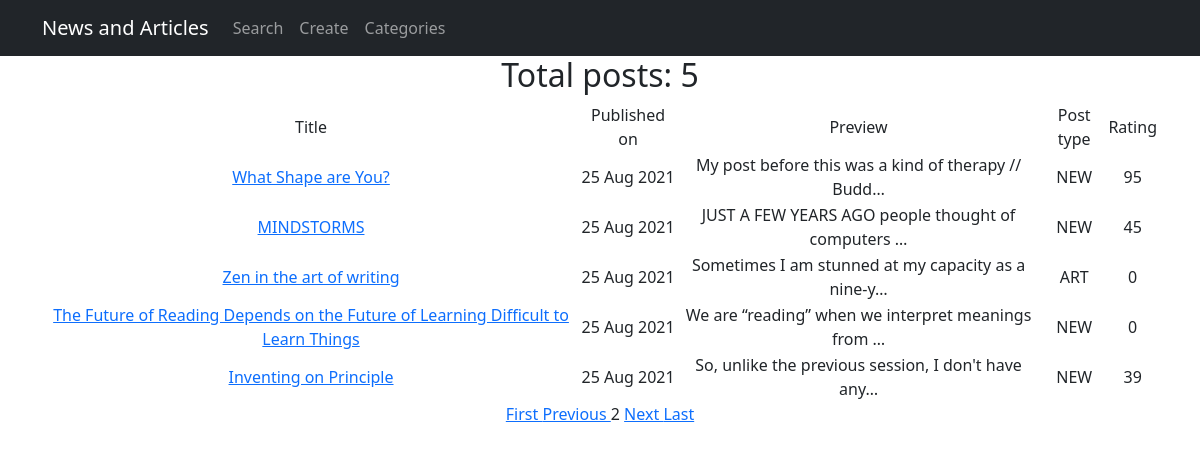
Screenshot of /news/?page=2 with the database file from the repository.
### news/models.py (models this page shows, shortened)
class Post(models.Model):
    author = models.ForeignKey(Author, on_delete=models.CASCADE)
    NEWS = 'NEW'
    ARTICLE = 'ART'
    CATEGORY_CHOICES = [(NEWS, 'NEWS'), (ARTICLE, 'ARTICLE'), ]
    categoryType = models.CharField(max_length=3, choices=CATEGORY_CHOICES, default=NEWS)
    dateCreated = models.DateTimeField(auto_now_add=True)
    postCategory = models.ManyToManyField(Category, through='PostCategory')
    title = models.CharField(max_length=128)
    text = models.TextField()
    rating = models.SmallIntegerField(default=0)
    def get_absolute_url(self):
        return f'/news/{self.id}'

### news/views.py (the view)
# urls.py: path('', PostListView.as_view()),
class PostListView(ListView):
    model = Post
    template_name = 'post_list.html'
    context_object_name = 'news'
    queryset = Post.objects.order_by('-id')
    paginate_by = 5
    def get_context_data(self, **kwargs):
        context = super().get_context_data(**kwargs)
        context['time_created'] = datetime.utcnow()
        return context

### news/templatetags/custom_filters.py (called while the page is built)
@register.filter(name='censor')
def censor(value):
    for word in censor_list:
        value = value.replace(word, replacement_word)
    return value

### templates/post_list.html (shortened to what this page needs)
{% extends 'flatpages/default.html' %}
{% load custom_filters %}
{% block content %}
    {% if news %}
<h2>Total posts: {{news|length}}</h2>
<table>
            <tr>
                <td>
                    Title
                </td>
                <td>
                    Published on
                </td>
                <td>
                    Preview
                </td>
                <td>
                    Post type
                </td>
                <td>
                    Rating
            </tr>
        {% for news in news %}
            <tr>
                <td>
                   <a href="{{ news.get_absolute_url }}"> {{ news.title|censor }} </a>
                </td>
                <td>
                    {{ news.dateCreated|date:'d M Y' }}
                </td>
                <td>
                    {{ news.text|truncatechars:50|censor }}
                </td>
                 <td>
                    {{ news.categoryType }}
                </td>
                <td>
                    {{ news.rating }}
                </td>
            </tr>
        {% endfor %}
        </table>
    {% else %}
        <h2> No news today :( </h2>
    {% endif %}
{% if is_paginated %}
    {% if page_obj.has_previous %}
        <a href="?page=1">    First    </a>
        <a a href="?page={{page_obj.previous_page_number}}">    Previous    </a>
    {% endif %}
    {% for num in page_obj.paginator.page_range %}
        {% if page_obj.number == num %}
            <a>{{num}}</a>
        {% elif num > page_obj.number|add:'-1' and num < page_obj.number|add:'1' %}
            <a href="?page={{num}}">{{num}}</a>
        {% endif %}
    {% endfor %}
    {% if page_obj.has_next %}
        <a href="?page={{page_obj.next_page_number}}">    Next    </a>
        <a href="?page={{page_obj.paginator.num_pages}}">    Last    </a>
    {% endif %}
{% endif %}
{% endblock content %}

### rows the page displays
Post: title|censor "What Shape are You?", dateCreated "25 Aug 2021", text|censor "My post before this was a kind of therapy // Budd…", categoryType "NEW", rating "95"
Post: title|censor "MINDSTORMS", dateCreated "25 Aug 2021", text|censor "JUST A FEW YEARS AGO people thought of computers …", categoryType "NEW", rating "45"
Post: title|censor "Zen in the art of writing", dateCreated "25 Aug 2021", text|censor "Sometimes I am stunned at my capacity as a nine-y…", categoryType "ART", rating "0"
Post: title|censor "The Future of Reading Depends on the Future of Learning Difficult to Learn Things", dateCreated "25 Aug 2021", text|censor "We are “reading” when we interpret meanings from …", categoryType "NEW", rating "0"
Post: title|censor "Inventing on Principle", dateCreated "25 Aug 2021", text|censor "So, unlike the previous session, I don't have any…", categoryType "NEW", rating "39"

### other values shown
{{ news|length }} "5"
{{ num }} "2"
